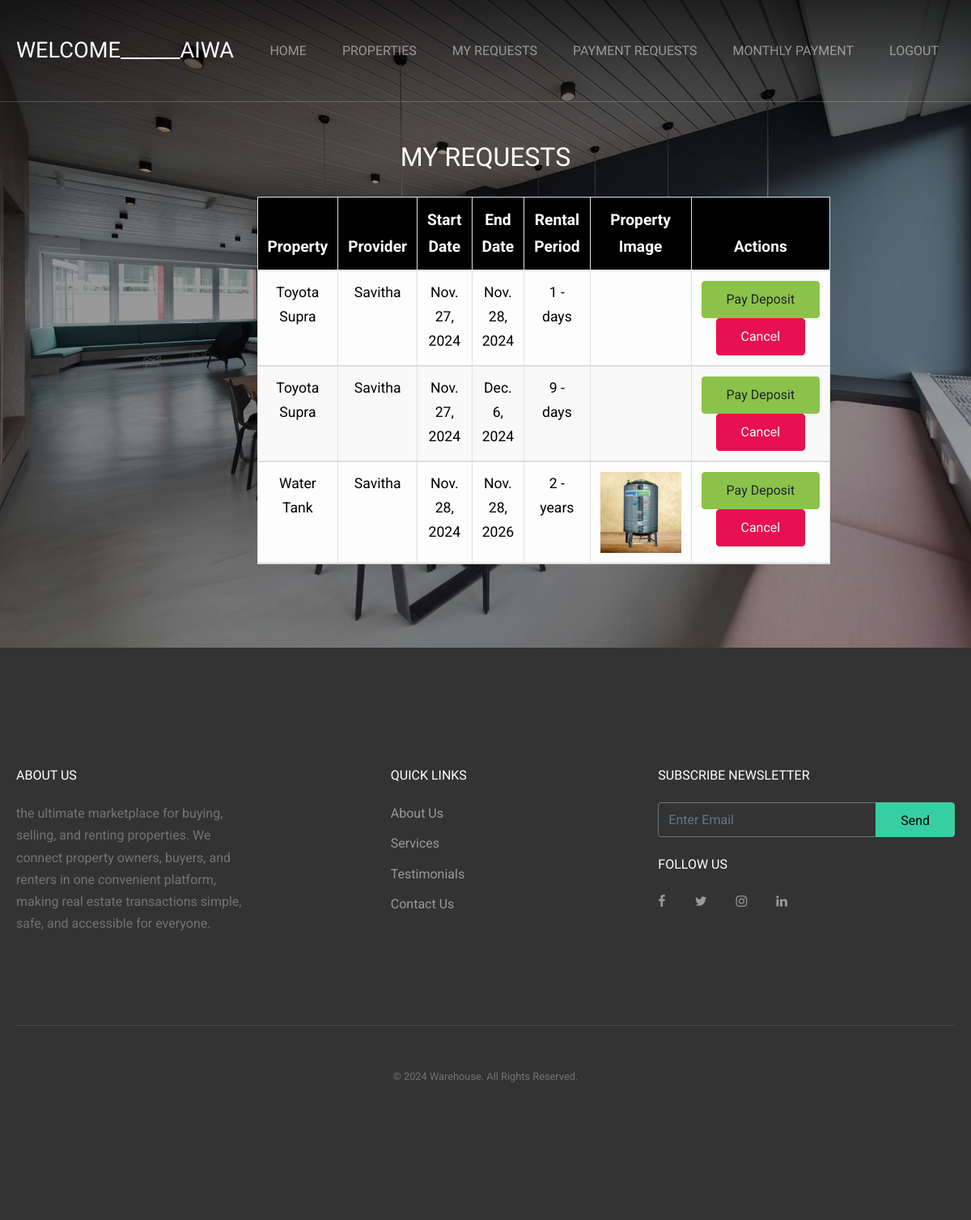
The page /payment_requests/ (signed in) on the database its author committed.
### blockchain/models.py (models this page shows, shortened)
class User(AbstractUser):
    USER_ROLES = [
        ('tenant', 'Tenant'),
        ('provider', 'Provider')
    ]
    role = models.CharField(max_length=10, choices=USER_ROLES)
    verification_status = models.BooleanField(default=False)  # For Admin to verify accounts
    contact_number = models.CharField(max_length=15, null=True, blank=True)
    address = models.TextField(null=True, blank=True)
    document = models.ImageField(upload_to='documents/')

class UserRequest(models.Model):
    RENTAL_PERIOD_CHOICES = [
        ('days', 'Days'),
        ('months', 'Months'),
        ('years', 'Years'),
    ]
    tenant = models.ForeignKey(User, on_delete=models.CASCADE, limit_choices_to={'role': 'tenant'})
    property = models.ForeignKey(Property, on_delete=models.CASCADE)
    start_date = models.DateField()
    end_date = models.DateField()
    rental_period = models.CharField(max_length=10, choices=RENTAL_PERIOD_CHOICES)
    duration = models.PositiveIntegerField()  # The number of days, months, or years
    aadhar = models.ImageField(upload_to='request_aadhar/')
    is_approved = models.BooleanField(default=False)
    monthly_rent = models.BooleanField(default=False)
    loan = models.BooleanField(default=False)

class Property(models.Model):
    provider = models.ForeignKey(User, on_delete=models.CASCADE, limit_choices_to={'role': 'provider'})
    title = models.CharField(max_length=100)
    description = models.TextField()
    address = models.TextField()
    rent_amount = models.DecimalField(max_digits=10, decimal_places=2)
    is_approved = models.BooleanField(default=False)
    image = models.ImageField(upload_to='property_image/')

### blockchain/views.py (the view, shortened to what this page needs)
# urls.py: path('payment_requests/', views.payment_requests, name='payment_requests'),
@login_required
def payment_requests(request):
    user_requests = UserRequest.objects.filter(tenant=request.user, is_approved=True, monthly_rent=False)
    return render(request, 'payment_requests.html', {'requests': user_requests})

### templates/payment_requests.html (shortened to what this page needs)
<!DOCTYPE html>
<html lang="en">
  <head>
    <link rel="stylesheet" href="../static/fonts/icomoon/style.css">
    <link rel="stylesheet" href="../static/css/bootstrap.min.css">
    <link rel="stylesheet" href="../static/css/jquery-ui.css">
    <link rel="stylesheet" href="../static/css/owl.carousel.min.css">
    <link rel="stylesheet" href="../static/css/owl.theme.default.min.css">
    <link rel="stylesheet" href="../static/css/owl.theme.default.min.css">
    <link rel="stylesheet" href="../static/css/jquery.fancybox.min.css">
    <link rel="stylesheet" href="../static/css/bootstrap-datepicker.css">
    <link rel="stylesheet" href="../static/fonts/flaticon/font/flaticon.css">
    <link rel="stylesheet" href="../static/css/aos.css">
    <link rel="stylesheet" href="../static/css/style.css">
  </head>
  <body data-spy="scroll" data-target=".site-navbar-target" data-offset="300">
  <div class="site-wrap">
    <header class="site-navbar py-4 js-sticky-header site-navbar-target" role="banner">
      <div class="container">
        <div class="row align-items-center">
          <div class="col-6 col-xl-2">
            <h1 class="mb-0 site-logo m-0 p-0"><a href="/" class="mb-0">Welcome______{{ request.user.username }}</a></h1>
          </div>
          <div class="col-12 col-md-10 d-none d-xl-block">
            <nav class="site-navigation position-relative text-right" role="navigation">
                <ul class="site-menu main-menu js-clone-nav mr-auto d-none d-lg-block">
                  <li><a href="{% url 'tenant_index' %}" class="nav-link">Home</a></li>
                  <li><a href="{% url 'list_properties' %}" class="nav-link">Properties</a></li>
                  <li><a href="{% url 'tenant_requests' %}" class="nav-link">My Requests</a></li>
                  <li><a href="{% url 'payment_requests' %}" class="nav-link">Payment Requests</a></li>
                  <li><a href="{% url 'monthly_payment' %}" class="nav-link">Monthly Payment</a></li>
                  <li><a href="{% url 'logout' %}" class="nav-link">logout</a></li>
                  </ul>
            </nav>
          </div>
        </div>
      </div>
    </header>
    <div class="site-block-wrap">
      <div class="site-blocks-cover overlay overlay-2" style="background-image: url(../static/images/hero_1.jpg);" data-aos="fade" id="home-section">
        <div class="container">
          <div class="row align-items-center justify-content-center">
            <div class="col-md-6 mt-lg-5 text-center">
                <h2 class="text-white">My Requests</h2>
          <table class="table table-bordered table-light">
            <thead>
              <tr>
                <th>Property</th>
                <th>Provider</th>
                <th>Start Date</th>
                <th>End Date</th>
                <th>Rental Period</th>
                <th>Property Image</th>
                <th>Actions</th>
              </tr>
            </thead>
            <tbody>
              {% for request in requests %}
              <tr>
                <td>{{ request.property.title }}</td>
                <td>{{ request.property.provider.username }}</td>
                <td>{{ request.start_date }}</td>
                <td>{{ request.end_date }}</td>
                <td>{{ request.duration }} - {{ request.rental_period }}</td>
                <td>
                  <img src="{{ request.property.image.url }}" alt="{{ property.provider.username }}" style="max-width: 100px; cursor: pointer;">
                </td>
                <td>
                  <form method="post" style="display:inline;" action="{% url 'payment_requests' %}">
                      <button class="btn btn-success" type="submit" name="action" value="pay_deposit">Pay Deposit</button>
                      <button class="btn btn-danger" type="submit" name="action" value="cancel">Cancel</button>
                    </form>
              </td>
              </tr>
              {% empty %}
              <tr>
                <td colspan="5">No Request Available.</td>
              </tr>
              {% endfor %}
            </tbody>
          </table>
            </div>
          </div>
        </div>
      </div>
  </div>
    <footer class="site-footer">
      <div class="container">
        <div class="row">
          <div class="col-md-8">
            <div class="row">
              <div class="col-md-5">
                <h2 class="footer-heading mb-4">About Us</h2>
                <p>the ultimate marketplace for buying, selling, and renting properties. We connect property owners, buyers, and renters in one convenient platform, making real estate transactions simple, safe, and accessible for everyone.</p>
              </div>
              <div class="col-md-3 mx-auto">
                <h2 class="footer-heading mb-4">Quick Links</h2>
                <ul class="list-unstyled">
                  <li><a href="#">About Us</a></li>
                  <li><a href="#">Services</a></li>
                  <li><a href="#">Testimonials</a></li>
                  <li><a href="#">Contact Us</a></li>
                </ul>
              </div>
            </div>
          </div>
          <div class="col-md-4">
            <div class="mb-4">
              <h2 class="footer-heading mb-4">Subscribe Newsletter</h2>
            <form action="#" method="post" class="footer-subscribe">
              <div class="input-group mb-3">
                <input type="text" class="form-control border-secondary text-white bg-transparent" placeholder="Enter Email" aria-label="Enter Email" aria-describedby="button-addon2">
                <div class="input-group-append">
                  <button class="btn btn-primary text-black" type="button" id="button-addon2">Send</button>
                </div>
              </div>
            </form>
            </div>
            <div class="">
              <h2 class="footer-heading mb-4">Follow Us</h2>
                <a href="#" class="pl-0 pr-3"><span class="icon-facebook"></span></a>
                <a href="#" class="pl-3 pr-3"><span class="icon-twitter"></span></a>
                <a href="#" class="pl-3 pr-3"><span class="icon-instagram"></span></a>
                <a href="#" class="pl-3 pr-3"><span class="icon-linkedin"></span></a>
            </div>
          </div>
        </div>
        <div class="row pt-5 mt-5 text-center">
          <div class="col-md-12">
            <div class="border-top pt-5">
            <p class="copyright"><small>&copy; <script>document.write(new Date().getFullYear());</script> Warehouse. All Rights Reserved.</a></small></p>
            </div>
          </div>
        </div>
      </div>
    </footer>
  </div>
  </body>
</html>

### templates/payment_requests.html (style rules this page uses)
table { width: 100%; max-width: 1200px; border-collapse: collapse; margin: 30px auto; font-size: 1.1rem; text-align: left; }
thead th { background-color: #000001; color: white; padding: 16px; text-align: center; font-size: 1.2rem; }
td, th { padding: 16px; text-align: center; color: #000001; }
tbody tr { border-bottom: 2px solid #ddd; }
tbody tr:nth-child(even) { background-color: #f9f9f9; }
.container { max-width: 1400px; padding: 20px; }

### rows shown on the page
User: user.username "AIWA"
UserRequest: property "Toyota Supra", property.provider.username "Savitha", start_date "Nov. 27, 2024", end_date "Nov. 28, 2024", duration "1", rental_period "days"
UserRequest: property "Toyota Supra", property.provider.username "Savitha", start_date "Nov. 27, 2024", end_date "Dec. 6, 2024", duration "9", rental_period "days"
UserRequest: property "Water Tank", property.provider.username "Savitha", start_date "Nov. 28, 2024", end_date "Nov. 28, 2026", duration "2", rental_period "years", property.image (picture)
